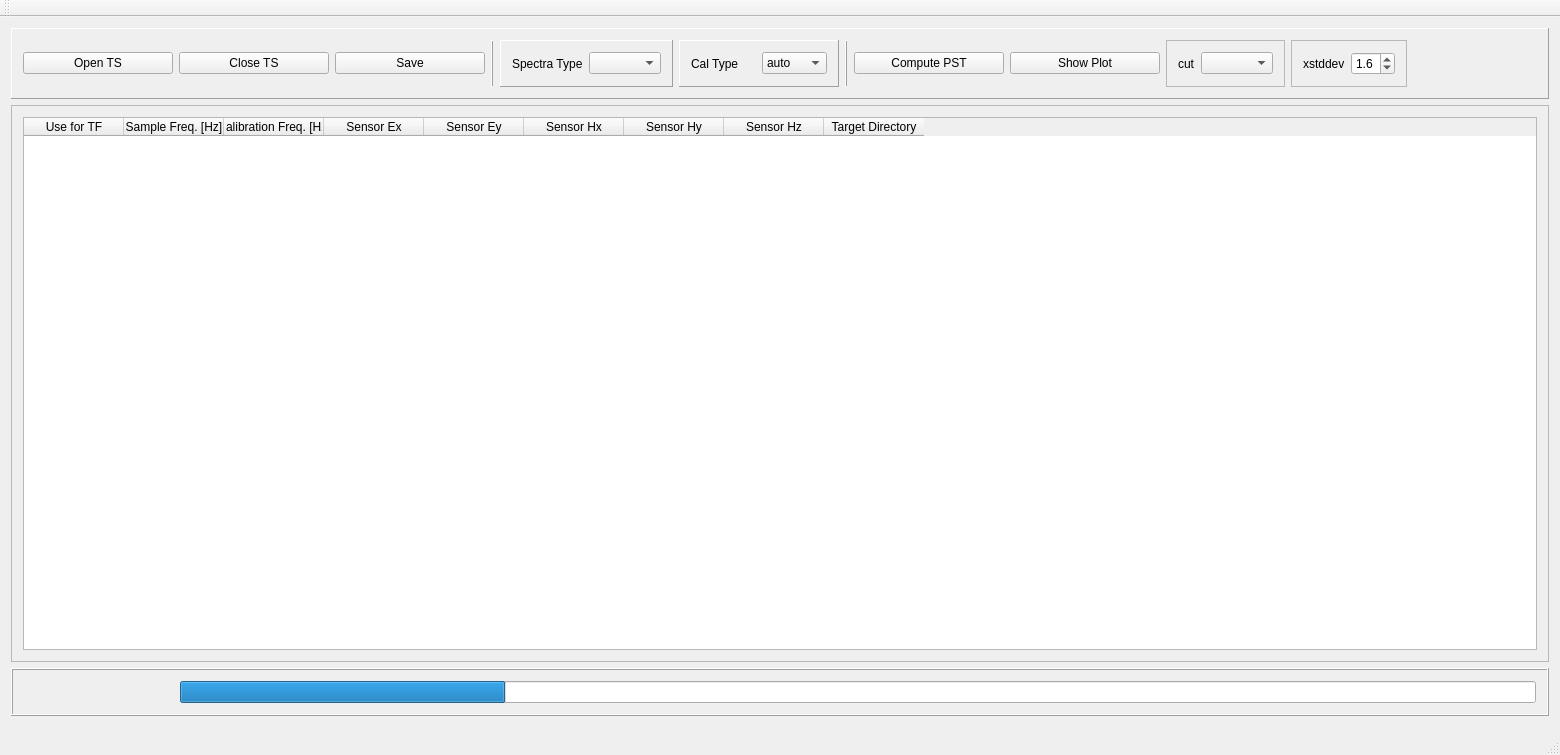
<?xml version="1.0" encoding="UTF-8"?>
<ui version="4.0">
 <class>MainWindow</class>
 <widget class="QMainWindow" name="MainWindow">
  <property name="geometry">
   <rect>
    <x>0</x>
    <y>0</y>
    <width>1560</width>
    <height>755</height>
   </rect>
  </property>
  <property name="minimumSize">
   <size>
    <width>800</width>
    <height>600</height>
   </size>
  </property>
  <property name="acceptDrops">
   <bool>true</bool>
  </property>
  <property name="windowTitle">
   <string>MainWindow</string>
  </property>
  <widget class="QWidget" name="centralWidget">
   <layout class="QVBoxLayout" name="verticalLayout">
    <item>
     <widget class="QFrame" name="frame">
      <property name="frameShape">
       <enum>QFrame::Panel</enum>
      </property>
      <property name="frameShadow">
       <enum>QFrame::Raised</enum>
      </property>
      <layout class="QHBoxLayout" name="horizontalLayout_2">
       <item>
        <widget class="QPushButton" name="pbOpenData">
         <property name="minimumSize">
          <size>
           <width>150</width>
           <height>0</height>
          </size>
         </property>
         <property name="text">
          <string>Open TS</string>
         </property>
         <property name="icon">
          <iconset resource="Pics.qrc">
           <normaloff>:/new/Icons/pics/OpenFolder.png</normaloff>:/new/Icons/pics/OpenFolder.png</iconset>
         </property>
         <property name="iconSize">
          <size>
           <width>30</width>
           <height>30</height>
          </size>
         </property>
        </widget>
       </item>
       <item>
        <widget class="QPushButton" name="pbCloseData">
         <property name="minimumSize">
          <size>
           <width>150</width>
           <height>0</height>
          </size>
         </property>
         <property name="text">
          <string>Close TS</string>
         </property>
         <property name="icon">
          <iconset resource="Pics.qrc">
           <normaloff>:/new/Icons/pics/CloseFolder.png</normaloff>:/new/Icons/pics/CloseFolder.png</iconset>
         </property>
         <property name="iconSize">
          <size>
           <width>30</width>
           <height>30</height>
          </size>
         </property>
        </widget>
       </item>
       <item>
        <widget class="QPushButton" name="pbSave">
         <property name="minimumSize">
          <size>
           <width>150</width>
           <height>0</height>
          </size>
         </property>
         <property name="text">
          <string>Save</string>
         </property>
         <property name="icon">
          <iconset resource="Pics.qrc">
           <normaloff>:/new/Icons/pics/Save.png</normaloff>:/new/Icons/pics/Save.png</iconset>
         </property>
         <property name="iconSize">
          <size>
           <width>30</width>
           <height>30</height>
          </size>
         </property>
        </widget>
       </item>
       <item>
        <widget class="Line" name="line">
         <property name="frameShadow">
          <enum>QFrame::Raised</enum>
         </property>
         <property name="orientation">
          <enum>Qt::Vertical</enum>
         </property>
        </widget>
       </item>
       <item>
        <widget class="QFrame" name="frame_3">
         <property name="minimumSize">
          <size>
           <width>160</width>
           <height>0</height>
          </size>
         </property>
         <property name="frameShape">
          <enum>QFrame::Panel</enum>
         </property>
         <property name="frameShadow">
          <enum>QFrame::Raised</enum>
         </property>
         <layout class="QHBoxLayout" name="horizontalLayout_3">
          <item>
           <widget class="QLabel" name="label">
            <property name="text">
             <string>Spectra Type</string>
            </property>
           </widget>
          </item>
          <item>
           <widget class="QComboBox" name="cbFFTWindowLength">
            <property name="currentIndex">
             <number>-1</number>
            </property>
           </widget>
          </item>
         </layout>
        </widget>
       </item>
       <item>
        <widget class="QFrame" name="frame_5">
         <property name="minimumSize">
          <size>
           <width>160</width>
           <height>0</height>
          </size>
         </property>
         <property name="frameShape">
          <enum>QFrame::Panel</enum>
         </property>
         <property name="frameShadow">
          <enum>QFrame::Raised</enum>
         </property>
         <layout class="QHBoxLayout" name="horizontalLayout_5">
          <item>
           <widget class="QLabel" name="label_2">
            <property name="text">
             <string>Cal Type</string>
            </property>
           </widget>
          </item>
          <item>
           <widget class="QComboBox" name="cbCalType">
            <property name="currentIndex">
             <number>0</number>
            </property>
            <item>
             <property name="text">
              <string>auto</string>
             </property>
            </item>
            <item>
             <property name="text">
              <string>theo</string>
             </property>
            </item>
            <item>
             <property name="text">
              <string>off</string>
             </property>
            </item>
           </widget>
          </item>
         </layout>
        </widget>
       </item>
       <item>
        <widget class="Line" name="line_2">
         <property name="frameShadow">
          <enum>QFrame::Raised</enum>
         </property>
         <property name="orientation">
          <enum>Qt::Vertical</enum>
         </property>
        </widget>
       </item>
       <item>
        <widget class="QPushButton" name="pbComputeTF">
         <property name="minimumSize">
          <size>
           <width>150</width>
           <height>0</height>
          </size>
         </property>
         <property name="text">
          <string>Compute PST</string>
         </property>
         <property name="icon">
          <iconset resource="Pics.qrc">
           <normaloff>:/new/Icons/pics/Button_StartNow.png</normaloff>:/new/Icons/pics/Button_StartNow.png</iconset>
         </property>
         <property name="iconSize">
          <size>
           <width>30</width>
           <height>30</height>
          </size>
         </property>
        </widget>
       </item>
       <item>
        <widget class="QPushButton" name="pbShowPlot">
         <property name="minimumSize">
          <size>
           <width>150</width>
           <height>0</height>
          </size>
         </property>
         <property name="text">
          <string>Show Plot</string>
         </property>
         <property name="icon">
          <iconset resource="Pics.qrc">
           <normaloff>:/new/Icons/pics/ShowPlot.png</normaloff>:/new/Icons/pics/ShowPlot.png</iconset>
         </property>
         <property name="iconSize">
          <size>
           <width>30</width>
           <height>30</height>
          </size>
         </property>
        </widget>
       </item>
       <item>
        <widget class="QFrame" name="frame_6">
         <property name="frameShape">
          <enum>QFrame::StyledPanel</enum>
         </property>
         <property name="frameShadow">
          <enum>QFrame::Raised</enum>
         </property>
         <layout class="QHBoxLayout" name="horizontalLayout_6">
          <item>
           <widget class="QLabel" name="cut_label">
            <property name="text">
             <string>cut</string>
            </property>
           </widget>
          </item>
          <item>
           <widget class="QComboBox" name="cbFFT_cuts"/>
          </item>
         </layout>
        </widget>
       </item>
       <item>
        <widget class="QFrame" name="frame_7">
         <property name="frameShape">
          <enum>QFrame::StyledPanel</enum>
         </property>
         <property name="frameShadow">
          <enum>QFrame::Raised</enum>
         </property>
         <layout class="QHBoxLayout" name="horizontalLayout_7">
          <item>
           <widget class="QLabel" name="xstddev_label">
            <property name="text">
             <string>xstddev</string>
            </property>
           </widget>
          </item>
          <item>
           <widget class="QDoubleSpinBox" name="xstddev_doubleSpinBox">
            <property name="decimals">
             <number>1</number>
            </property>
            <property name="minimum">
             <double>0.400000000000000</double>
            </property>
            <property name="maximum">
             <double>3.400000000000000</double>
            </property>
            <property name="singleStep">
             <double>0.300000000000000</double>
            </property>
            <property name="value">
             <double>1.600000000000000</double>
            </property>
           </widget>
          </item>
         </layout>
        </widget>
       </item>
       <item>
        <spacer name="horizontalSpacer">
         <property name="orientation">
          <enum>Qt::Horizontal</enum>
         </property>
         <property name="sizeHint" stdset="0">
          <size>
           <width>40</width>
           <height>20</height>
          </size>
         </property>
        </spacer>
       </item>
      </layout>
     </widget>
    </item>
    <item>
     <widget class="QFrame" name="frame_2">
      <property name="frameShape">
       <enum>QFrame::StyledPanel</enum>
      </property>
      <property name="frameShadow">
       <enum>QFrame::Raised</enum>
      </property>
      <layout class="QHBoxLayout" name="horizontalLayout">
       <item>
        <widget class="QTableWidget" name="tableTSFiles">
         <property name="acceptDrops">
          <bool>true</bool>
         </property>
         <property name="dragEnabled">
          <bool>true</bool>
         </property>
         <property name="dragDropMode">
          <enum>QAbstractItemView::DragDrop</enum>
         </property>
         <column>
          <property name="text">
           <string>Use for TF</string>
          </property>
         </column>
         <column>
          <property name="text">
           <string>Sample Freq. [Hz]</string>
          </property>
         </column>
         <column>
          <property name="text">
           <string>Calibration Freq. [Hz]</string>
          </property>
         </column>
         <column>
          <property name="text">
           <string>Sensor Ex</string>
          </property>
         </column>
         <column>
          <property name="text">
           <string>Sensor Ey</string>
          </property>
         </column>
         <column>
          <property name="text">
           <string>Sensor Hx</string>
          </property>
         </column>
         <column>
          <property name="text">
           <string>Sensor Hy</string>
          </property>
         </column>
         <column>
          <property name="text">
           <string>Sensor Hz</string>
          </property>
         </column>
         <column>
          <property name="text">
           <string>Target Directory</string>
          </property>
         </column>
        </widget>
       </item>
      </layout>
     </widget>
    </item>
    <item>
     <widget class="QFrame" name="frameProgress">
      <property name="frameShape">
       <enum>QFrame::Box</enum>
      </property>
      <property name="frameShadow">
       <enum>QFrame::Raised</enum>
      </property>
      <layout class="QHBoxLayout" name="horizontalLayout_4">
       <item>
        <widget class="QLabel" name="labProgress">
         <property name="minimumSize">
          <size>
           <width>150</width>
           <height>0</height>
          </size>
         </property>
         <property name="text">
          <string/>
         </property>
         <property name="alignment">
          <set>Qt::AlignRight|Qt::AlignTrailing|Qt::AlignVCenter</set>
         </property>
        </widget>
       </item>
       <item>
        <widget class="QProgressBar" name="progress">
         <property name="autoFillBackground">
          <bool>true</bool>
         </property>
         <property name="value">
          <number>24</number>
         </property>
         <property name="textVisible">
          <bool>false</bool>
         </property>
         <property name="format">
          <string/>
         </property>
        </widget>
       </item>
      </layout>
     </widget>
    </item>
    <item>
     <widget class="QFrame" name="frame_4">
      <property name="frameShape">
       <enum>QFrame::StyledPanel</enum>
      </property>
      <property name="frameShadow">
       <enum>QFrame::Raised</enum>
      </property>
     </widget>
    </item>
   </layout>
  </widget>
  <widget class="QMenuBar" name="menuBar">
   <property name="geometry">
    <rect>
     <x>0</x>
     <y>0</y>
     <width>1560</width>
     <height>34</height>
    </rect>
   </property>
  </widget>
  <widget class="QToolBar" name="mainToolBar">
   <attribute name="toolBarArea">
    <enum>TopToolBarArea</enum>
   </attribute>
   <attribute name="toolBarBreak">
    <bool>false</bool>
   </attribute>
  </widget>
  <widget class="QStatusBar" name="statusBar"/>
 </widget>
 <layoutdefault spacing="6" margin="11"/>
 <resources>
  <include location="Pics.qrc"/>
 </resources>
 <connections/>
</ui>
